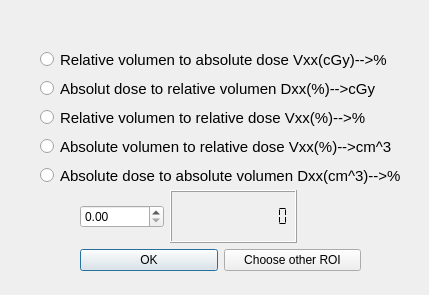
<?xml version="1.0" encoding="UTF-8"?>
<ui version="4.0">
 <class>ROIanalyzer</class>
 <widget class="QDialog" name="ROIanalyzer">
  <property name="geometry">
   <rect>
    <x>0</x>
    <y>0</y>
    <width>429</width>
    <height>295</height>
   </rect>
  </property>
  <widget class="QWidget" name="layoutWidget">
   <property name="geometry">
    <rect>
     <x>40</x>
     <y>20</y>
     <width>373</width>
     <height>167</height>
    </rect>
   </property>
   <layout class="QVBoxLayout" name="verticalLayout_2">
    <item>
     <widget class="QLabel" name="label">
      <property name="font">
       <font>
        <pointsize>14</pointsize>
        <weight>75</weight>
        <bold>true</bold>
       </font>
      </property>
      <property name="text">
       <string/>
      </property>
     </widget>
    </item>
    <item>
     <layout class="QVBoxLayout" name="verticalLayout">
      <item>
       <widget class="QRadioButton" name="radioButtonGetrelvolonAbsdose">
        <property name="font">
         <font>
          <pointsize>11</pointsize>
         </font>
        </property>
        <property name="text">
         <string>Relative volumen to absolute dose Vxx(cGy)--&gt;%</string>
        </property>
       </widget>
      </item>
      <item>
       <widget class="QRadioButton" name="radioButtongetAbsDoseonRelvol">
        <property name="font">
         <font>
          <pointsize>11</pointsize>
         </font>
        </property>
        <property name="text">
         <string>Absolut dose to relative volumen Dxx(%)--&gt;cGy</string>
        </property>
       </widget>
      </item>
      <item>
       <widget class="QRadioButton" name="radioButtonGetRelvolonReldose">
        <property name="font">
         <font>
          <pointsize>11</pointsize>
         </font>
        </property>
        <property name="text">
         <string>Relative volumen to relative dose Vxx(%)--&gt;%</string>
        </property>
       </widget>
      </item>
      <item>
       <widget class="QRadioButton" name="radioButton_AbsVoltoReldose">
        <property name="font">
         <font>
          <pointsize>11</pointsize>
         </font>
        </property>
        <property name="text">
         <string>Absolute volumen to relative dose Vxx(%)--&gt;cm^3</string>
        </property>
       </widget>
      </item>
      <item>
       <widget class="QRadioButton" name="radioButton_GetabsdoseonAbsvol">
        <property name="font">
         <font>
          <pointsize>11</pointsize>
         </font>
        </property>
        <property name="text">
         <string>Absolute dose to absolute volumen Dxx(cm^3)--&gt;%</string>
        </property>
       </widget>
      </item>
     </layout>
    </item>
   </layout>
  </widget>
  <widget class="QWidget" name="layoutWidget">
   <property name="geometry">
    <rect>
     <x>80</x>
     <y>190</y>
     <width>281</width>
     <height>81</height>
    </rect>
   </property>
   <layout class="QVBoxLayout" name="verticalLayout_3">
    <item>
     <layout class="QHBoxLayout" name="horizontalLayout_2">
      <item>
       <layout class="QHBoxLayout" name="horizontalLayout">
        <item>
         <widget class="QDoubleSpinBox" name="doubleSpinBox_3">
          <property name="maximum">
           <double>1000000.000000000000000</double>
          </property>
          <property name="singleStep">
           <double>0.100000000000000</double>
          </property>
         </widget>
        </item>
        <item>
         <widget class="QLCDNumber" name="lcdNumber_3">
          <property name="font">
           <font>
            <weight>75</weight>
            <bold>true</bold>
           </font>
          </property>
          <property name="frameShape">
           <enum>QFrame::Box</enum>
          </property>
          <property name="digitCount">
           <number>12</number>
          </property>
          <property name="segmentStyle">
           <enum>QLCDNumber::Flat</enum>
          </property>
         </widget>
        </item>
       </layout>
      </item>
      <item>
       <widget class="QLabel" name="LabelResult">
        <property name="text">
         <string/>
        </property>
       </widget>
      </item>
     </layout>
    </item>
    <item>
     <layout class="QHBoxLayout" name="horizontalLayout_3">
      <item>
       <widget class="QPushButton" name="pushButton">
        <property name="text">
         <string>OK</string>
        </property>
       </widget>
      </item>
      <item>
       <widget class="QPushButton" name="pushButton_2">
        <property name="text">
         <string>Choose other ROI</string>
        </property>
       </widget>
      </item>
     </layout>
    </item>
   </layout>
  </widget>
 </widget>
 <resources/>
 <connections/>
</ui>
